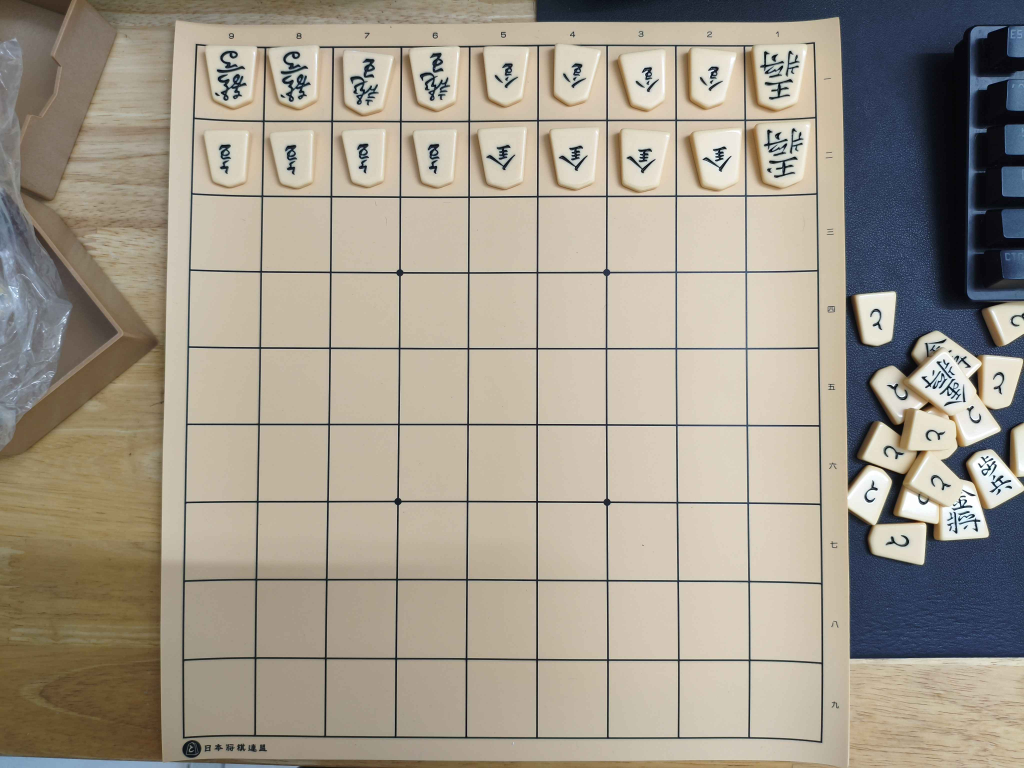
#> input picture example_boards/board_1.jpg, 4096 x 3072 px (shown at 1/4 size); its folder holds only this picture in this run
$ python -i generate_labels.py   (imports and definitions only)
#> lines starting #> are read from the running program, lines starting #| are printed output that depends on the picture; after the words box and inside, x2 and y2 are one past the last pixel; in counts of white or black regions, pixels touching at a corner belong together
import cv2
import numpy as np
import os
from PIL import Image
from IPython.display import display
import ipywidgets as widgets
import random

def detect_board(image_source, debug=False):
#> called with image_source = 'example_boards/board_1.jpg', debug = False
    if isinstance(image_source, np.ndarray):
        img = image_source
    else:
        img = cv2.imread(image_source)
#> img is the input picture: shape (3072, 4096, 3); mean B, G, R 139.6, 153.4, 161.6
        if img is None:
            raise FileNotFoundError(f"Could not load image '{image_source}'.")
    orig = img.copy()
    gray = cv2.cvtColor(img, cv2.COLOR_BGR2GRAY)
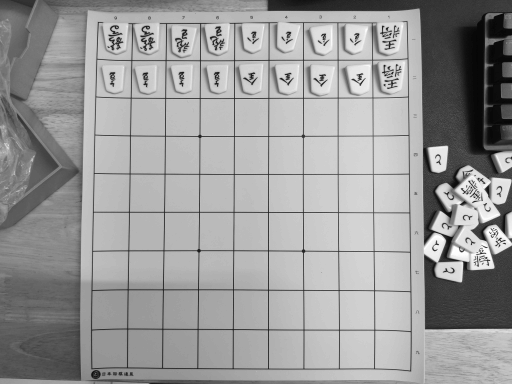
#> gray: shape (3072, 4096) (shown at 1/8 size); min 0, max 255, mean 154.3
    blurred = cv2.GaussianBlur(gray, (7, 7), 0)
    thresh1 = cv2.adaptiveThreshold(
        blurred, 255,
        cv2.ADAPTIVE_THRESH_GAUSSIAN_C,
        cv2.THRESH_BINARY_INV, 11, 3
    )
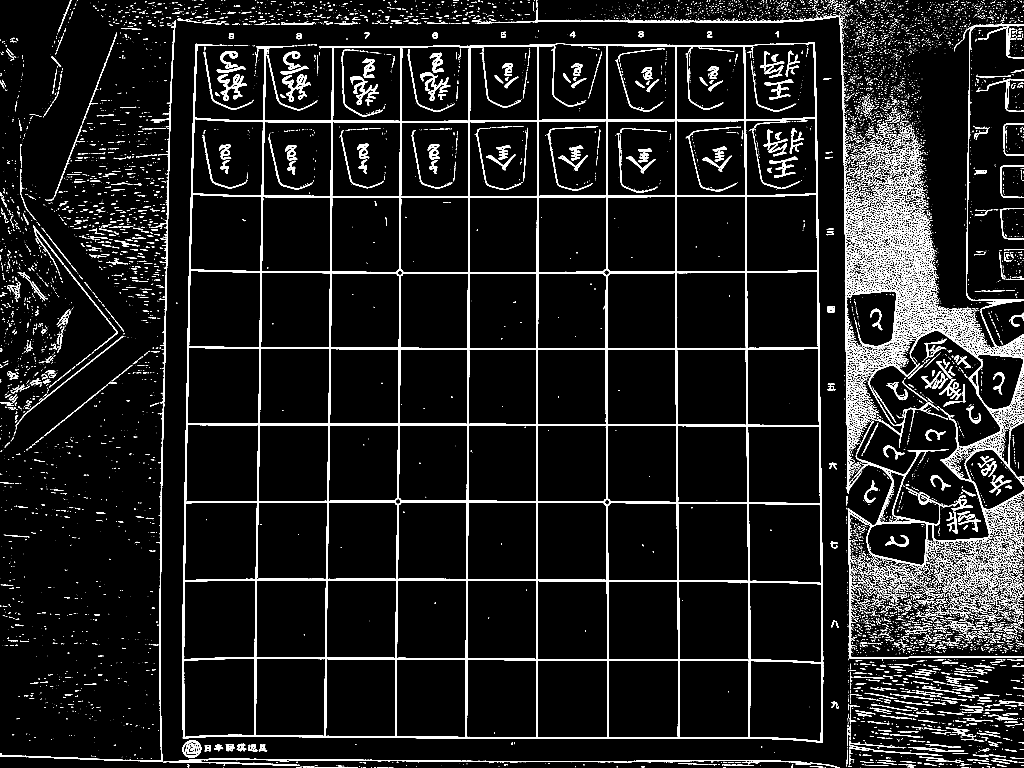
#> thresh1: shape (3072, 4096) (shown at 1/4 size); 6.9% white; 13402 white regions (10014 under 20 px), largest, box (x1, y1, x2, y2) and area: (730, 169, 3293, 2972) 320996, (3356, 72, 3749, 1974) 31387, (3639, 1209, 4096, 2175) 28002
    _, thresh2 = cv2.threshold(
        blurred, 0, 255,
        cv2.THRESH_BINARY_INV + cv2.THRESH_OTSU
    )
#> thresh2: shape (3072, 4096); 28.5% white; 507 white regions (153 under 20 px), largest, box (x1, y1, x2, y2) and area: (2107, 0, 4096, 2635) 1568404, (0, 0, 1624, 3048) 1366102, (727, 169, 3293, 2972) 395967
    kernel = np.ones((3, 3), np.uint8)
    thresh_cleaned = cv2.morphologyEx(thresh1, cv2.MORPH_CLOSE, kernel)
#> thresh_cleaned: shape (3072, 4096); 7.1% white; 10274 white regions (7465 under 20 px), largest, box (x1, y1, x2, y2) and area: (730, 169, 3293, 2972) 323380, (1909, 0, 4096, 2636) 156628, (0, 82, 703, 3047) 18134
    thresh_cleaned = cv2.morphologyEx(thresh_cleaned, cv2.MORPH_OPEN, kernel)
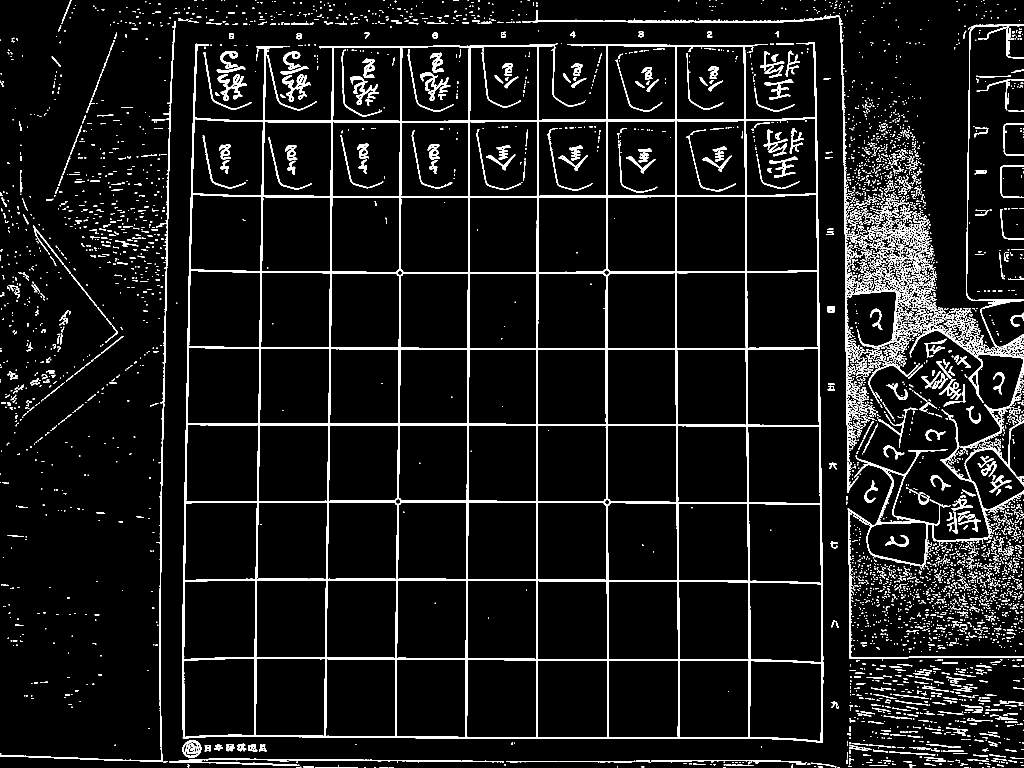
#> thresh_cleaned: shape (3072, 4096) (shown at 1/4 size); 6% white; 7152 white regions (3953 under 20 px), largest, box (x1, y1, x2, y2) and area: (730, 169, 3293, 2972) 320961, (3391, 1798, 4096, 2635) 19045, (0, 85, 702, 3047) 17097

    def is_roughly_rectangular(pts):
        sides = [np.linalg.norm(pts[i] - pts[(i + 1) % 4]) for i in range(4)]
        ratio1 = abs(sides[0] - sides[2]) / max(sides[0], sides[2])
        ratio2 = abs(sides[1] - sides[3]) / max(sides[1], sides[3])
        return ratio1 < 0.3 and ratio2 < 0.3

    def find_board_contour(thresh_img, min_area_ratio=0.05):
        contours, _ = cv2.findContours(thresh_img, cv2.RETR_EXTERNAL, cv2.CHAIN_APPROX_SIMPLE)
        contours = sorted(contours, key=cv2.contourArea, reverse=True)
        img_area = thresh_img.shape[0] * thresh_img.shape[1]
        min_area = img_area * min_area_ratio
        for cnt in contours[:5]:
            if cv2.contourArea(cnt) < min_area:
                continue
            peri = cv2.arcLength(cnt, True)
            for epsilon_factor in [0.01, 0.02, 0.03, 0.04, 0.05]:
                approx = cv2.approxPolyDP(cnt, epsilon_factor * peri, True)
                if len(approx) == 4 and is_roughly_rectangular(approx.reshape(4, 2)):
                    return approx.reshape(4, 2), cnt
        return None, None

    for name, thresh in [("adaptive", thresh1), ("otsu", thresh2), ("cleaned", thresh_cleaned)]:
        approx, board_cnt = find_board_contour(thresh)
        if approx is not None:
            break
    else:
        raise ValueError("Could not detect a valid board contour.")
#> this loop made 1 pass

    def order_points(pts):
        rect = np.zeros((4, 2), dtype="float32")
        s = pts.sum(axis=1)
#> s = [3428, 959, 3685, 6259]
        diff = np.diff(pts, axis=1)
#> diff = [-3090, -607, 2221, -319]
        rect[0] = pts[np.argmin(s)]    # top-left
        rect[2] = pts[np.argmax(s)]    # bottom-right
        rect[1] = pts[np.argmin(diff)] # top-right
        rect[3] = pts[np.argmax(diff)] # bottom-left
        return rect

    rect = order_points(approx)
#> rect = [[783, 176], [3259, 169], [3289, 2970], [732, 2953]]
    (tl, tr, br, bl) = rect
#> tl = [783, 176]; tr = [3259, 169]; br = [3289, 2970]; bl = [732, 2953]
    widthA = np.linalg.norm(br - bl)
#> widthA = 2557.1
    widthB = np.linalg.norm(tr - tl)
#> widthB = 2476
    maxWidth = int(max(widthA, widthB))
#> maxWidth = 2557
    heightA = np.linalg.norm(tr - br)
#> heightA = 2801.2
    heightB = np.linalg.norm(tl - bl)
#> heightB = 2777.5
    maxHeight = int(max(heightA, heightB))
#> maxHeight = 2801
    dst = np.array([
        [0, 0],
        [maxWidth - 1, 0],
        [maxWidth - 1, maxHeight - 1],
        [0, maxHeight - 1]
    ], dtype="float32")
#> dst = [[0, 0], [2556, 0], [2556, 2800], [0, 2800]]
    M = cv2.getPerspectiveTransform(rect, dst)
#> M = [[1.05, 0.0192, -822.5], [0.00296, 1.05, -186.4], [3.46e-06, 1.19e-05, 1]]
    warped = cv2.warpPerspective(orig, M, (maxWidth, maxHeight))
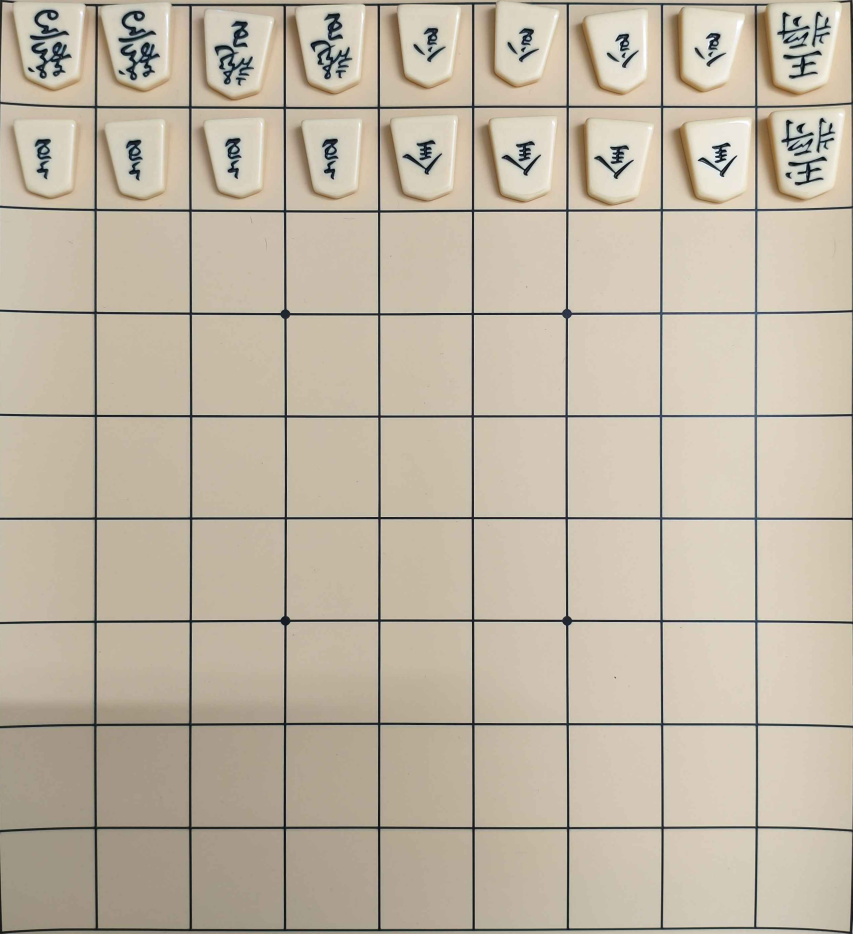
#> warped: shape (2801, 2557, 3) (shown at 1/3 size); mean B, G, R 163.3, 180.5, 191.1
    return warped, M, (maxWidth, maxHeight)

# [56 lines left out: functions extract_cells, label_cells, not called in this run]

>>> result = detect_board('example_boards/board_1.jpg')

$ run again, on example_boards/board_2.jpg
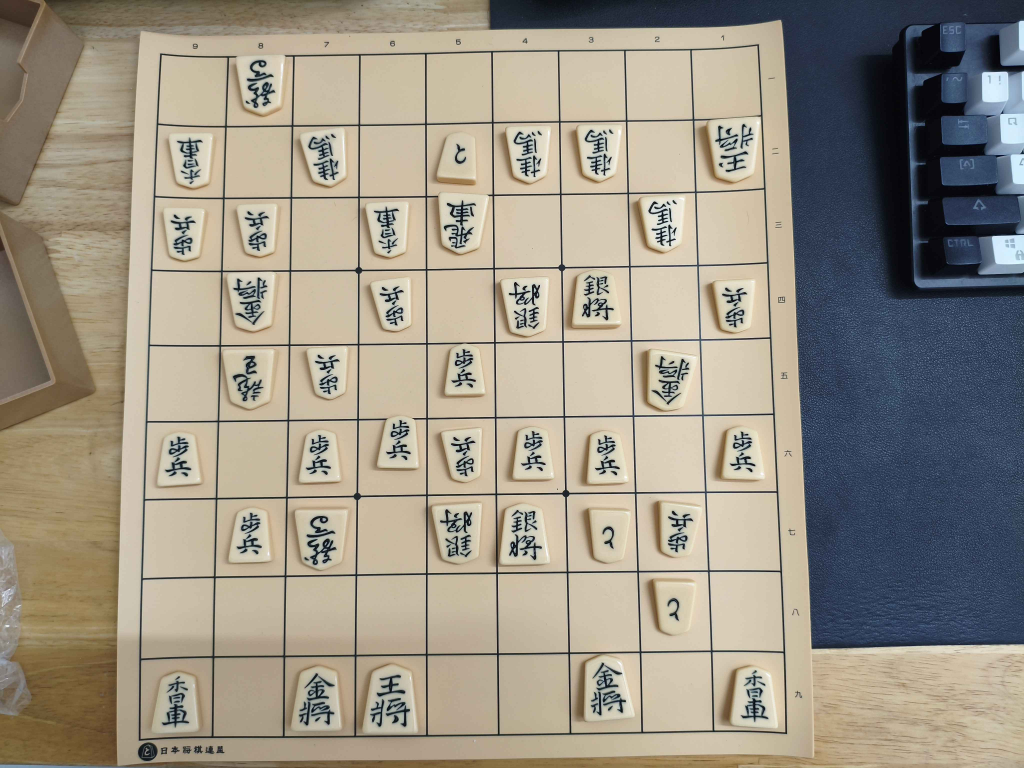
#> input picture example_boards/board_2.jpg, 4096 x 3072 px (shown at 1/4 size)
#> in detect_board, img is the input picture: shape (3072, 4096, 3); mean B, G, R 133.2, 147.1, 154.3
#> in detect_board, `thresh1 = cv2.adaptiveThreshold( blurred, 255, cv2.ADAPTIVE_THRESH_GAU..`:
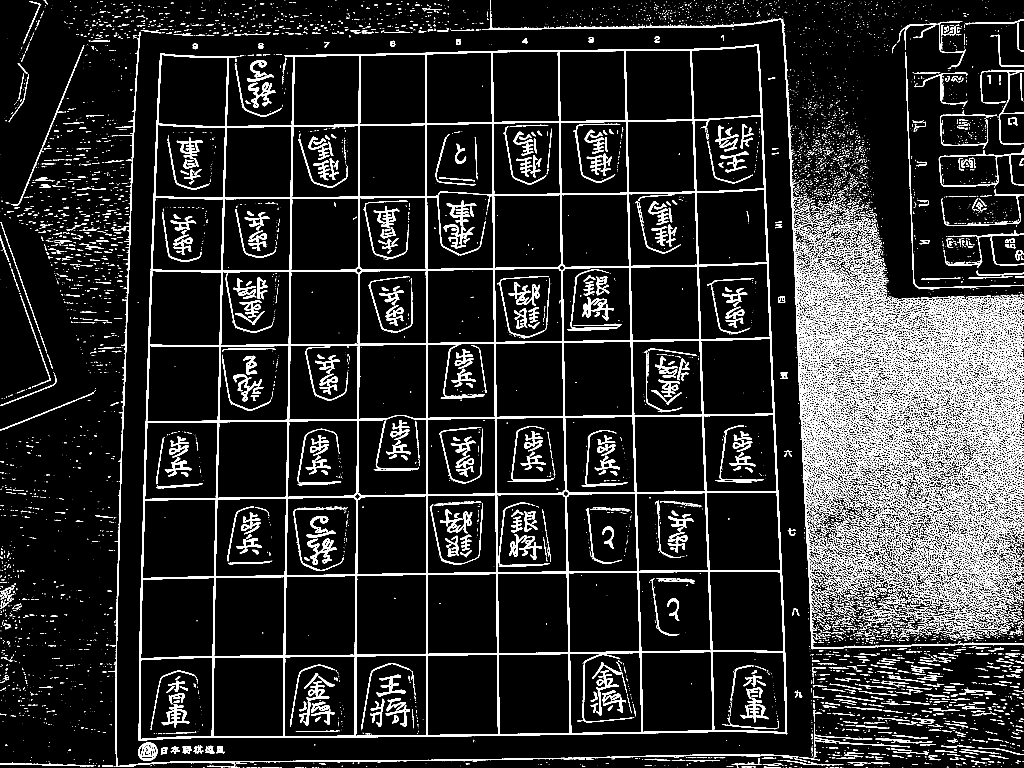
#> thresh1: shape (3072, 4096) (shown at 1/4 size); 9.9% white; 14424 white regions (9244 under 20 px), largest, box (x1, y1, x2, y2) and area: (555, 177, 3149, 2963) 317761, (3191, 1401, 4096, 2597) 34756, (3584, 1195, 4096, 1526) 34677
#> thresh2: shape (3072, 4096); 31.9% white; 594 white regions (123 under 20 px), largest, box (x1, y1, x2, y2) and area: (1906, 0, 4096, 2596) 2399232, (0, 0, 1492, 1730) 520341, (554, 177, 3149, 2964) 381605
#> the loop in detect_board, `for name, thresh in [("adaptive", thresh1), ("otsu", thresh2), ("clean..` made 1 pass
#> (name, img_area in find_board_contour, min_area in find_board_contour, approx) on pass 1: ('adaptive', 12582912, 629145.6, [[3035, 177], [640, 215], [555, 2962], [3148, 2935]])
#> s = [3212, 855, 3517, 6083]
#> diff = [-2858, -425, 2407, -213]
#> rect = [[640, 215], [3035, 177], [3148, 2935], [555, 2962]]
#> tl = [640, 215]; tr = [3035, 177]; br = [3148, 2935]; bl = [555, 2962]
#> widthA = 2593.1
#> widthB = 2395.3
#> maxWidth = 2593
#> heightA = 2760.3
#> heightB = 2748.3
#> maxHeight = 2760
#> dst = [[0, 0], [2592, 0], [2592, 2759], [0, 2759]]
#> M = [[1.1, 0.0339, -709.2], [0.0174, 1.1, -246.9], [2.48e-06, 3.03e-05, 1]]
#> in detect_board, `warped = cv2.warpPerspective(orig, M, (maxWidth, maxHeight))`:
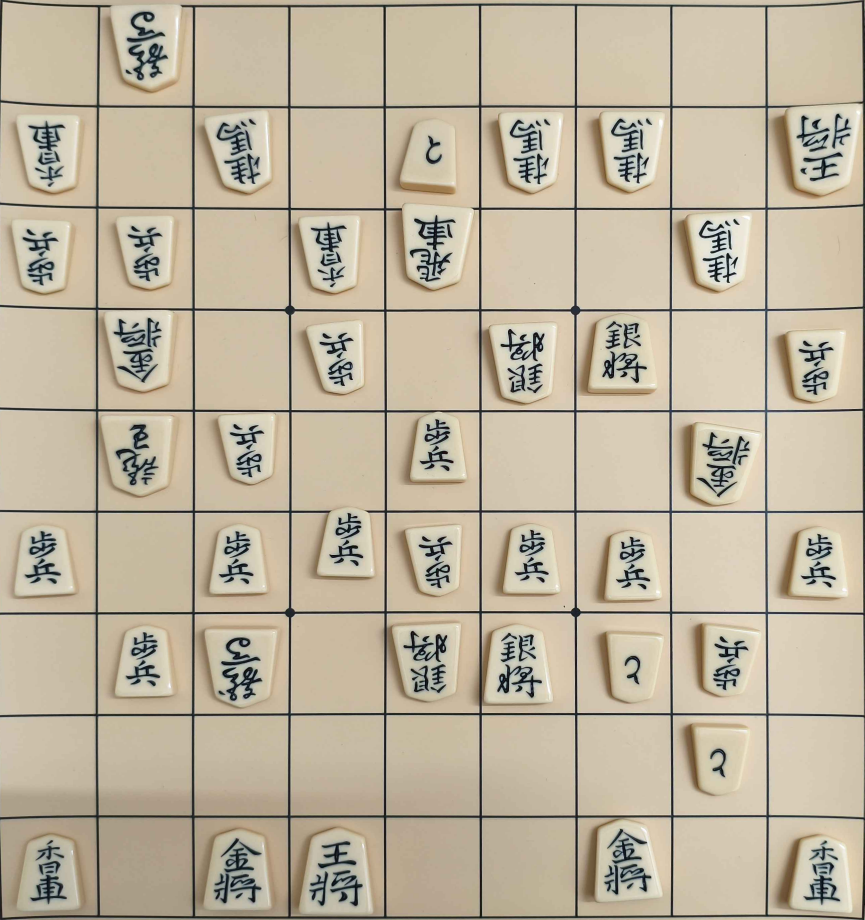
#> warped: shape (2760, 2593, 3) (shown at 1/3 size); mean B, G, R 157.2, 178.4, 189.4
